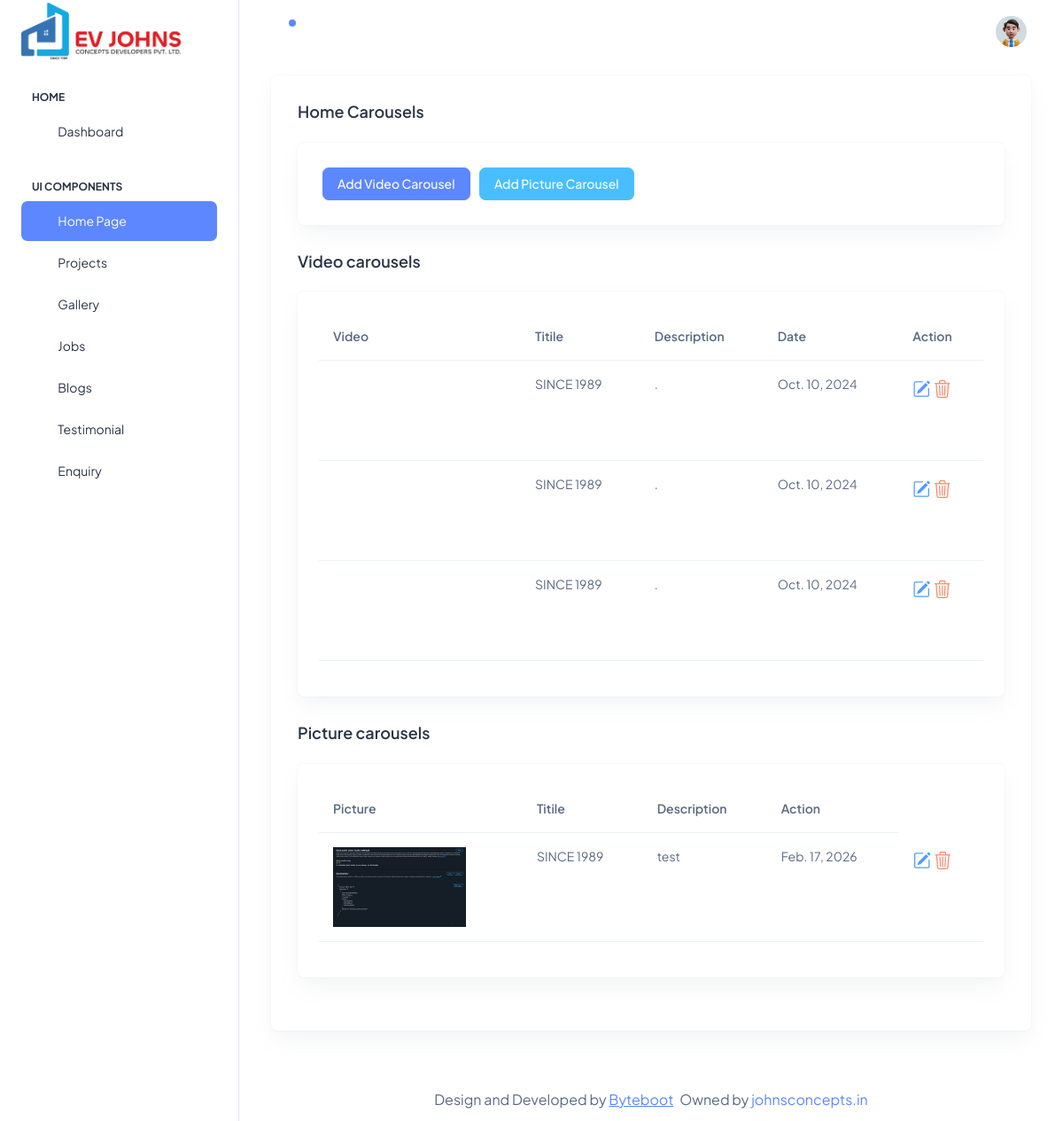
The app's page /HomePageEdits with its own data.
### Home/models.py (models this page shows)
class VideoSlide(models.Model):
    video = models.FileField(upload_to='slidevideo')
    caption = models.CharField(max_length=255)
    sub_headding = models.CharField(max_length=255)
    date_updated = models.DateField(auto_now_add=True)

class PictureSlids(models.Model):
    pictures = models.FileField(upload_to='picture')
    caption = models.CharField(max_length=255)
    sub_headding = models.CharField(max_length=255)
    date_updated = models.DateField(auto_now_add=True)

### Home/views.py (the view)
# urls.py: path("HomePageEdits",views.HomePageEdits,name="HomePageEdits"),
def HomePageEdits(request):
    videoslids = VideoSlide.objects.all()
    pictureslids = PictureSlids.objects.all()
    print(videoslids)
    context = {
        "videoslids":videoslids,
        "pictureslids":pictureslids
    }
    return render(request,"dashboard/homepageedits.html",context)

### templates/dashboard/homepageedits.html (shortened to what this page needs)
{% extends 'dashboard/index.html' %}{% load static %}{% block admin %}
<div class="container-fluid">
    <div class="card">
      <div class="card-body">
        <h5 class="card-title fw-semibold mb-4">Home Carousels</h5>
        <div class="card">
          <div class="card-body p-4">
            <button type="button" class="btn btn-primary m-1" data-bs-toggle="modal" data-bs-target="#exampleModal">Add Video Carousel</button>
            <button type="button" class="btn btn-secondary m-1" data-bs-toggle="modal" data-bs-target="#exampleModal1">Add Picture Carousel</button>
          </div>
        </div>
          <h5 class="card-title fw-semibold mb-4">Video carousels</h5>
          <div class="card">
            <div class="card-body p-4">
                <table class="table table-stripped">
                    <tr>
                        <th>Video</th>
                        <th>Titile</th>
                        <th>Description</th>
                        <th>Date</th>
                        <th>Action</th>
                    </tr>
                    {% for item in videoslids %}
                    <tr>
                        <td>
                           <video  width="150px" autoplay loop muted>
                            <source src="{{item.video.url}}">
                           </video>
                        </td>
                        <td>{{item.caption}}</td>
                        <td>{{item.sub_headding}}</td>
                        <td>{{item.date_updated}}</td>
                        <td>
                            <a href="" class="text-info" style="font-size: 20px !important;">
                                    <i class="bi bi-pencil-square"></i>
                            </a>
                            <a href="{%url 'DeleteVideoCarousal' item.id%}" class="text-danger" style="font-size: 20px !important;">
                                    <i class="bi bi-trash3"></i>
                            </a>
                        </td>
                    </tr>
                    {% endfor %}
                </table>
            </div>
          </div>
          <h5 class="card-title fw-semibold mb-4">Picture carousels</h5>
          <div class="card">
            <div class="card-body p-4">
                <table class="table table-stripped">
                    <tr>
                        <th>Picture</th>
                        <th>Titile</th>
                        <th>Description</th>
                        <th>Action</th>
                    </tr>
                    {% for item in pictureslids %}
                    <tr>
                        <td>
                           <img  width="150px" src="{{item.pictures.url}}">
                        </td>
                        <td>{{item.caption}}</td>
                        <td>{{item.sub_headding}}</td>
                        <td>{{item.date_updated}}</td>
                        <td>
                            <a href="" class="text-info" style="font-size: 20px !important;">
                                    <i class="bi bi-pencil-square"></i>
                            </a>
                            <a href="{%url 'DeletepictureCarousal' item.id %}" class="text-danger" style="font-size: 20px !important;">
                                    <i class="bi bi-trash3"></i>
                            </a>
                        </td>
                    </tr>
                    {% endfor %}
                </table>
            </div>
          </div>
        </div>
      </div>
    </div>
  </div>
{% endblock  %}

### records on screen
VideoSlide: caption "SINCE 1989", sub_headding ".", date_updated "Oct. 10, 2024"
VideoSlide: caption "SINCE 1989", sub_headding ".", date_updated "Oct. 10, 2024"
VideoSlide: caption "SINCE 1989", sub_headding ".", date_updated "Oct. 10, 2024"
PictureSlids: pictures (picture), caption "SINCE 1989", sub_headding "test", date_updated "Feb. 17, 2026"
